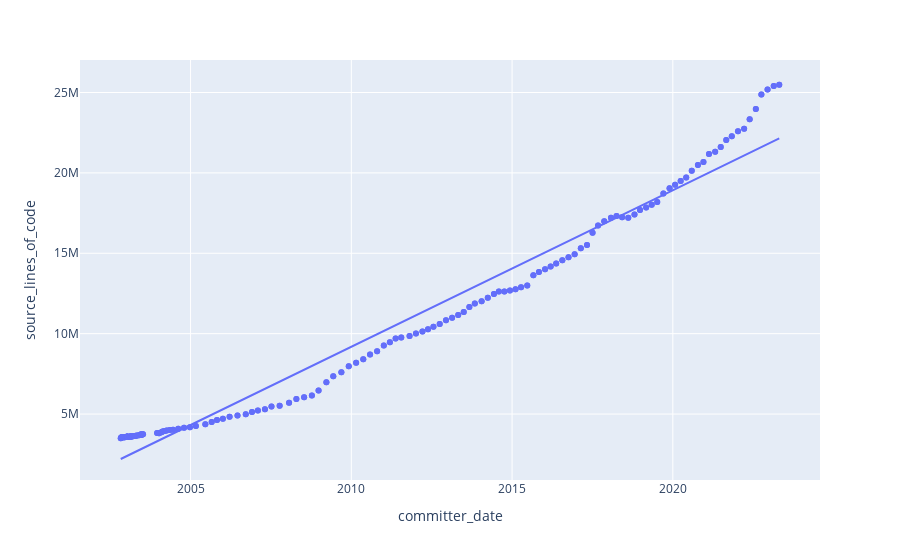

The notebook cell this image was saved under:
### Code cell
fig = px.scatter(df, x='committer_date', y='source_lines_of_code', hover_data=['revision'], trendline='ols')
print("~#SLOC added per week: " + str(int(added_weekly(fig, 0))))
fig

### Figure 1 — Plotly figure (JSON) as saved in the notebook; plotly's stock layout.template omitted (floating-point values rounded to 4 significant figures; data arrays with more than 128 entries replaced by an {"elided": "..."} marker saying what was removed)
{"data": [{"customdata": {"elided": "272x1 str values"}, "hovertemplate": "committer_date=%{x}<br>source_lines_of_code=%{y}<br>revision=%{customdata[0]}<extra></extra>", "legendgroup": "", "marker": {"color": "#636efa", "symbol": "circle"}, "mode": "markers", "name": "", "orientation": "v", "showlegend": false, "type": "scatter", "x": {"elided": "272 str values"}, "xaxis": "x", "y": {"elided": "272 int values"}, "yaxis": "y"}, {"hovertemplate": "<b>OLS trendline</b><br>source_lines_of_code = 0.030854 * committer_date + -2.97611e+07<br>R<sup>2</sup>=0.968009<br><br>committer_date=%{x}<br>source_lines_of_code=%{y} <b>(trend)</b><extra></extra>", "legendgroup": "", "marker": {"color": "#636efa", "symbol": "circle"}, "mode": "lines", "name": "", "showlegend": false, "type": "scatter", "x": {"elided": "272 str values"}, "xaxis": "x", "y": {"elided": "272 float values"}, "yaxis": "y"}], "layout": {"legend": {"tracegroupgap": 0}, "margin": {"t": 60}, "xaxis": {"anchor": "y", "domain": [0, 1], "title": {"text": "committer_date"}}, "yaxis": {"anchor": "x", "domain": [0, 1], "title": {"text": "source_lines_of_code"}}}}
